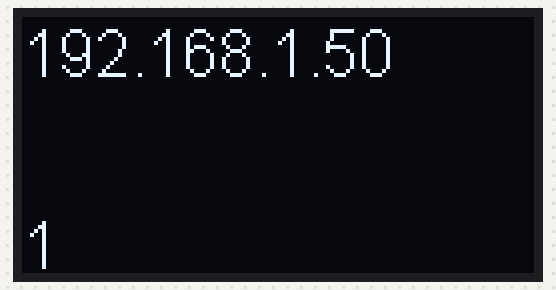
This sketch was run on a simulated ESP32. Shown: 128×64 one-colour display. WiFi joins after 1.5 s; servers stay silent unless stated; what the sketch prints to the serial monitor is not drawn.

Above: at 2.6 s.
At 6.7 s:
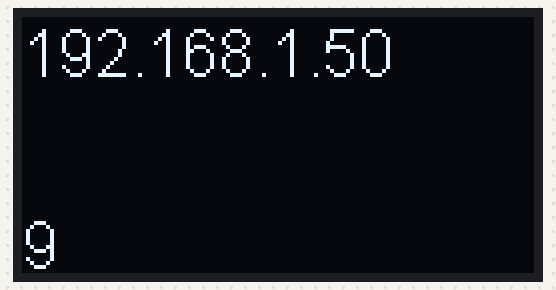
At 11.3 s:
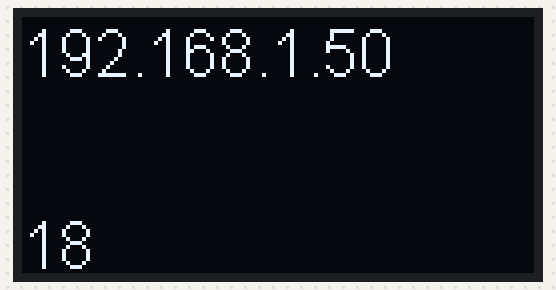
At 20.6 s:
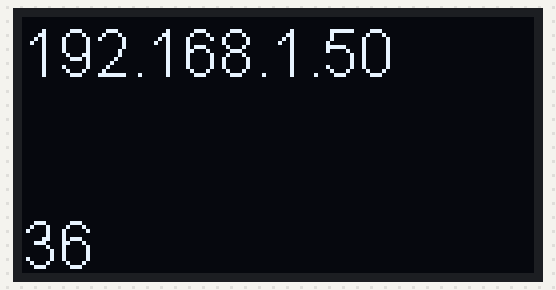
At 29.8 s:
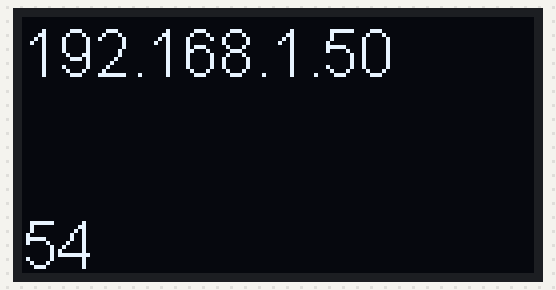
At 39.1 s:
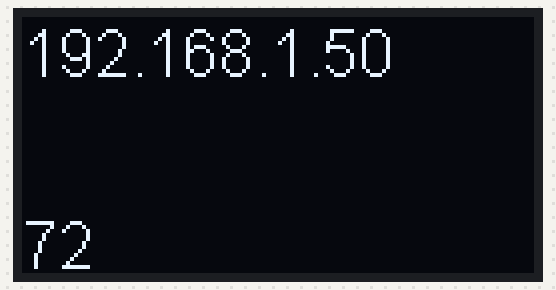

The sketch:

NodeMCU32S_WiFi.ino
```cpp
#include <WiFi.h>
#include <HTTPClient.h>

#include <Wire.h>
#include <SH1106Wire.h>

#define SCL 22// OLED SCL pin
#define SDA 21// OLED SDA pin
#define OLEDAddress 0x3C

#define OLEDSreemHold 1000// 顯示資料保持1秒
#define OLEDItemX 0// 顯示OLED名稱 X軸
#define OLEDItemY 0// 顯示OLED名稱 Y軸
#define OLEDDataX 0// 顯示OLED數據 X軸
#define OLEDDataY 24// 顯示OLED數據 Y軸

SH1106Wire display(OLEDAddress, SDA, SCL);

const char* ssid = "dlink-7730";
const char* password =  "135791113";

String IP, MAC;

int i = 0;;

void setup() {
  Serial.begin(9600);
  delay(1000);

  Serial.println("Connecting to ");
  Serial.println(ssid);

  //connect to your local wi-fi network
  WiFi.begin(ssid, password);

  //check wi-fi is connected to wi-fi network
  while (WiFi.status() != WL_CONNECTED) {
    delay(500);
    Serial.print(".");
  }
  Serial.println("");
  Serial.println("WiFi connected");
  IP = WiFi.localIP().toString();// change to string
  MAC = WiFi.macAddress();
  //Serial.println(IP);

  display.init();
  display.flipScreenVertically();
  display.setFont(ArialMT_Plain_16);//24 16 8
  display.setTextAlignment(TEXT_ALIGN_LEFT);
}

void loop() {
 i++;
 if(WiFi.status()== WL_CONNECTED){   //Check WiFi connection status


    String ii = String(i);// Count
    display.clear(); // clearing the display
    display.drawString(0, 0, IP);
    display.drawString(0, 48, ii);
    display.display();

 }else{
    Serial.println("Error in WiFi connection");
 }
  delay(500);  //Send a request every 30 seconds
}
```

Measured:
- what the display in image 0 shows lasts 0.5 s, from 2.5 s to 3.0 s
